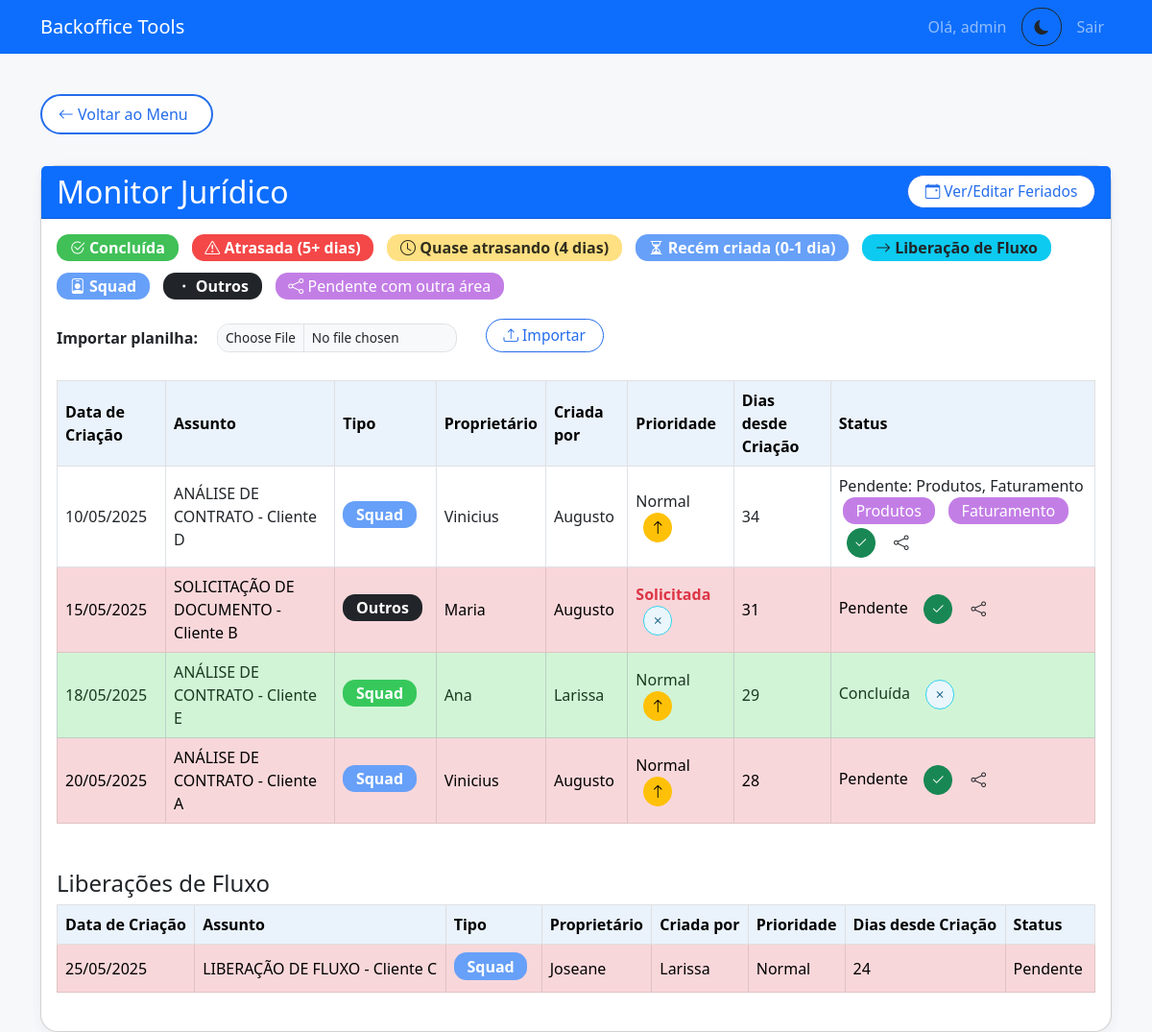
/monitor_juridico (signed in), run on the app's committed database.
### models.py (models this page shows, shortened)
class AtividadeJuridica(db.Model):
    id = db.Column(db.Integer, primary_key=True)
    tipo = db.Column(db.String(120), nullable=True)
    assunto = db.Column(db.String(255), nullable=True)
    data_criacao = db.Column(db.Date, nullable=False)
    proprietario = db.Column(db.String(120), nullable=True)
    criado_por = db.Column(db.String(120), nullable=True)
    prioridade = db.Column(db.String(50), default='Normal')
    status = db.Column(db.String(50), default='Pendente')
    data_ultimo_status = db.Column(db.DateTime, default=datetime.utcnow)
    areas_pendentes = db.Column(db.String(255), nullable=True)

### app.py (the view, shortened to what this page needs)
@app.route('/monitor_juridico', methods=['GET', 'POST'])
@permission_required('can_access_monitor_juridico') # Acesso ao monitor jurídico
def monitor_juridico():
    all_holidays_db = Feriado.query.order_by(Feriado.data).all()
    feriados_for_calc = {f.data for f in all_holidays_db} # Set de objetos date
    feriados_str = [f.format_date_br() for f in all_holidays_db] # Lista de strings para textarea
    erro = None
    all_activities_from_db = AtividadeJuridica.query.all()
    atividades_geral = []
    atividades_liberacao = []
    def primeiro_nome(nome):
        return str(nome).split()[0] if nome else ""
    for row_obj in all_activities_from_db:
        data_criacao = row_obj.data_criacao
        assunto = row_obj.assunto
        proprietario = primeiro_nome(row_obj.proprietario)
        criado_por = primeiro_nome(row_obj.criado_por) # CORREÇÃO: Definição de criado_por
        prioridade = row_obj.prioridade
        current_status_db = row_obj.status
        tipo_atividade = row_obj.tipo # CORREÇÃO: Definição de tipo_atividade
        areas_pendentes_db = row_obj.areas_pendentes
        hoje = datetime.now().date()
        dias = dias_uteis_entre_datas(data_criacao, hoje, feriados_for_calc)
        cor = ''
        status_display = current_status_db
        if str(current_status_db).lower() == 'concluída':
            cor = 'table-success'
            status_display = 'Concluída'
        elif areas_pendentes_db and areas_pendentes_db.strip() and areas_pendentes_db.lower() != 'null':
            cor = 'table-area-externa'
            status_display = f"Pendente: {areas_pendentes_db.replace(',', ', ')}"
        elif isinstance(dias, int) and dias >= 5:
            cor = 'table-danger'
            status_display = 'Atrasada'
        elif isinstance(dias, int) and dias == 4:
            cor = 'table-warning'
            status_display = 'Quase atrasando'
        elif isinstance(dias, int) and dias <= 1:
            cor = 'table-primary'
            status_display = 'Recém criada'
        else:
            status_display = 'Pendente'
        atividade_dict = {
            'id': row_obj.id,
            'data_criacao': data_criacao.strftime('%d/%m/%Y'),
            'assunto': assunto,
            'proprietario': proprietario,
            'criador': criado_por, # Usar a variável definida
            'prioridade': prioridade,
            'status': status_display,
            'dias': dias,
            'cor': cor,
            'tipo': tipo_atividade, # Usar a variável definida
            'original_status': current_status_db,
            'areas_pendentes': areas_pendentes_db
        }
        if 'liberação de fluxo' in assunto.lower():
            atividades_liberacao.append(atividade_dict)
        else:
            atividades_geral.append(atividade_dict)
    atividades_geral = sorted(atividades_geral, key=lambda x: datetime.strptime(x['data_criacao'], "%d/%m/%Y"), reverse=False)
    atividades_liberacao = sorted(atividades_liberacao, key=lambda x: datetime.strptime(x['data_criacao'], "%d/%m/%Y"), reverse=False)
    return render_template(
        'monitor_juridico.html',
        atividades=atividades_geral,
        liberacoes=atividades_liberacao,
        feriados=feriados_str,
        erro=erro,
        now=datetime.now()
    )

### templates/monitor_juridico.html (shortened to what this page needs)
{% extends "base.html" %}
{% block content %}
<a href="{{ url_for('menu') }}" class="btn btn-outline-primary mb-3">
    <i class="bi bi-arrow-left"></i> Voltar ao Menu
</a>
<div class="card mt-3">
    <div class="card-header bg-primary text-white d-flex justify-content-between align-items-center">
        <h2 class="mb-0">Monitor Jurídico</h2>
        <div class="d-flex align-items-center">
            <button type="button" class="btn btn-outline-primary btn-sm ms-2" data-bs-toggle="modal" data-bs-target="#modalFeriados" style="min-width:140px;">
                <i class="bi bi-calendar-event"></i> Ver/Editar Feriados
            </button>
        </div>
    </div>
    <div class="card-body">
        <div class="mb-3 d-flex flex-wrap gap-2 align-items-center">
            <span class="badge bg-success"><i class="bi bi-check2-circle"></i> Concluída</span>
            <span class="badge bg-danger"><i class="bi bi-exclamation-triangle"></i> Atrasada (5+ dias)</span>
            <span class="badge bg-warning text-dark"><i class="bi bi-clock"></i> Quase atrasando (4 dias)</span>
            <span class="badge bg-primary"><i class="bi bi-hourglass-split"></i> Recém criada (0-1 dia)</span>
            <span class="badge bg-info text-dark"><i class="bi bi-arrow-right"></i> Liberação de Fluxo</span>
            <span class="badge bg-primary text-white"><i class="bi bi-person-badge"></i> Squad</span>
            <span class="badge bg-dark text-white"><i class="bi bi-dot"></i> Outros</span>
            <span class="badge bg-area"><i class="bi bi-share"></i> Pendente com outra área</span>
        </div>
        <form method="post" enctype="multipart/form-data" class="d-flex align-items-center mb-4" style="gap:12px;">
            <label for="file" class="form-label mb-0 me-2"><strong>Importar planilha:</strong></label>
            <input class="form-control form-control-sm" style="width:250px;max-width:250px;display:inline-block;" type="file" id="file" name="file" accept=".xlsx,.xls">
            <button class="btn btn-outline-primary btn-sm ms-2" type="submit">
                <i class="bi bi-upload"></i> Importar
            </button>
        </form>
        <div class="table-responsive">
            <table class="table table-bordered align-middle" id="tabelaAtividades">
                <thead class="table-light">
                    <tr>
                        <th>Data de Criação</th>
                        <th>Assunto</th>
                        <th>Tipo</th>
                        <th>Proprietário</th>
                        <th>Criada por</th>
                        <th>Prioridade</th>
                        <th>Dias desde Criação</th>
                        <th>Status</th>
                    </tr>
                </thead>
                <tbody id="tbodyAtividades">
                    {% for a in atividades %}
                        <tr class="{{ a.cor }}" data-original-class="{{ a.cor }}" data-id="{{ a.id }}" data-dias="{{ a.dias }}">
                            <td>{{ a.data_criacao }}</td>
                            <td>{{ a.assunto }}</td>
                            <td>
                                {% if a.tipo and a.tipo.lower().startswith('squad') %}
                                    <span class="badge bg-primary">Squad</span>
                                {% elif a.tipo and a.tipo.lower() == 'outros' %}
                                    <span class="badge bg-dark">Outros</span>
                                {% elif a.tipo %}
                                    <span class="badge bg-success">{{ a.tipo }}</span>
                                {% else %}
                                    <span class="badge bg-secondary">Não informado</span>
                                {% endif %}
                            </td>
                            <td>{{ a.proprietario }}</td>
                            <td>{{ a.criador }}</td>
                            <td>
                                <span class="prioridade-label">{% if a.prioridade == 'Solicitada' %}<b class="text-danger">Solicitada</b>{% else %}{{ a.prioridade or 'Normal'}}{% endif %}</span>
                                <button type="button" class="btn btn-warning btn-sm btn-prioridade ms-2" title="Priorizar"
                                        {% if a.prioridade == 'Solicitada' %}style="display:none;"{% endif %}>
                                    <i class="bi bi-arrow-up"></i>
                                </button>
                                <button type="button" class="btn btn-outline-secondary btn-sm btn-desprioridade ms-2" title="Remover Prioridade"
                                        {% if a.prioridade != 'Solicitada' %}style="display:none;"{% endif %}>
                                    <i class="bi bi-x"></i>
                                </button>
                            </td>
                            <td>{{ a.dias }}</td>
                            <td>
                                <span class="span-status">{% if a.original_status.lower() == 'concluída' %}Concluída{% elif a.areas_pendentes and a.areas_pendentes != 'null' %}Pendente: {{ a.areas_pendentes.replace(',', ', ') }}{% else %}{{ a.original_status or '' }}{% endif %}</span>
                                <span class="badges-area ms-1">
                                    {% if a.areas_pendentes and a.areas_pendentes != 'null' %}
                                        {% for area in a.areas_pendentes.split(',') %}
                                            <span class="badge bg-area ms-1 mb-1" data-area="{{ area.strip() }}">{{ area.strip() }}</span>
                                        {% endfor %}
                                    {% endif %}
                                </span>
                                <button type="button" class="btn btn-success btn-sm btn-status ms-2" title="Marcar como concluída"
                                    {% if a.original_status.lower() == 'concluída' %}style="display:none;"{% endif %}>
                                    <i class="bi bi-check2"></i>
                                </button>
                                <button type="button" class="btn btn-outline-secondary btn-sm btn-desstatus ms-2" title="Desmarcar concluída"
                                    {% if a.original_status.lower() != 'concluída' %}style="display:none;"{% endif %}>
                                    <i class="bi bi-x"></i>
                                </button>
                                <button type="button" class="btn btn-outline-area btn-outraarea ms-2" title="Marcar como pendente com outra área"
                                    {% if a.original_status.lower() == 'concluída' %}style="display:none;"{% endif %}>
                                    <i class="bi bi-share"></i>
                                </button>
                            </td>
                        </tr>
                    {% endfor %}
                </tbody>
            </table>
        </div>
        {% if liberacoes %}
        <h4 class="mt-4 mb-2">Liberações de Fluxo</h4>
        <div class="table-responsive">
            <table class="table table-bordered align-middle" id="tabelaLiberacoes">
                <thead class="table-light">
                    <tr>
                        <th>Data de Criação</th>
                        <th>Assunto</th>
                        <th>Tipo</th>
                        <th>Proprietário</th>
                        <th>Criada por</th>
                        <th>Prioridade</th>
                        <th>Dias desde Criação</th>
                        <th>Status</th>
                    </tr>
                </thead>
                <tbody id="tbodyLiberacoes">
                    {% for l in liberacoes %}
                        <tr class="{{ l.cor }}" data-original-class="{{ l.cor }}" data-id="{{ l.id }}" data-dias="{{ l.dias }}">
                            <td>{{ l.data_criacao }}</td>
                            <td>{{ l.assunto }}</td>
                            <td>
                                {% if l.tipo and l.tipo.lower().startswith('squad') %}
                                    <span class="badge bg-primary">Squad</span>
                                {% elif l.tipo and l.tipo.lower() == 'outros' %}
                                    <span class="badge bg-dark">Outros</span>
                                {% elif l.tipo %}
                                    <span class="badge bg-success">{{ l.tipo }}</span>
                                {% else %}
                                    <span class="badge bg-secondary">Não informado</span>
                                {% endif %}
                            </td>
                            <td>{{ l.proprietario }}</td>
                            <td>{{ l.criador }}</td>
                            <td><span class="prioridade-label">{{ l.prioridade or 'Normal'}}</span></td>
                            <td>{{ l.dias }}</td>
                            <td>
                                <span class="span-status">{% if l.original_status.lower() == 'concluída' %}Concluída{% elif l.areas_pendentes and l.areas_pendentes != 'null' %}Pendente: {{ l.areas_pendentes.replace(',', ', ') }}{% else %}{{ l.original_status or '' }}{% endif %}</span>
                            </td>
                        </tr>
                    {% endfor %}
                </tbody>
            </table>
        </div>
        {% endif %}
    </div>
</div>
{% endblock %}

### data on the page
AtividadeJuridica: data_criacao "10/05/2025", assunto "ANÁLISE DE CONTRATO - Cliente D", shows "Squad", proprietario "Vinicius", criador "Augusto", prioridade "Normal", dias "34", areas_pendentes.replace "Produtos, Faturamento", strip "Produtos" "Faturamento"
AtividadeJuridica: data_criacao "15/05/2025", assunto "SOLICITAÇÃO DE DOCUMENTO - Cliente B", tipo "Outros", proprietario "Maria", criador "Augusto", prioridade "Solicitada", dias "31", status "Pendente"
AtividadeJuridica: data_criacao "18/05/2025", assunto "ANÁLISE DE CONTRATO - Cliente E", shows "Squad", proprietario "Ana", criador "Larissa", prioridade "Normal", dias "29", status "Concluída"
AtividadeJuridica: data_criacao "20/05/2025", assunto "ANÁLISE DE CONTRATO - Cliente A", shows "Squad", proprietario "Vinicius", criador "Augusto", prioridade "Normal", dias "28", status "Pendente"
AtividadeJuridica: data_criacao "25/05/2025", assunto "LIBERAÇÃO DE FLUXO - Cliente C", shows "Squad", proprietario "Joseane", criador "Larissa", prioridade "Normal", dias "24", status "Pendente"

### other printed values
{{ session['username'] }} "admin"
